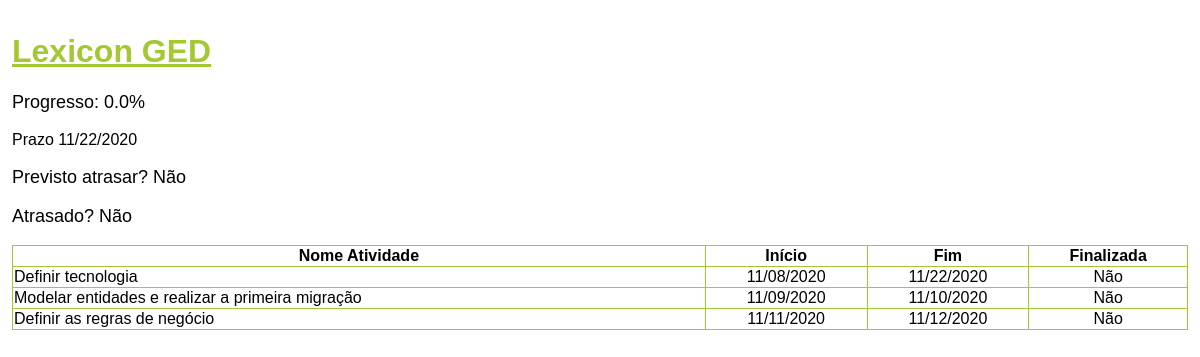
The app's page /projetos/2/ with its own data.
### projetos/models.py (models this page shows, shortened)
class Projetos(models.Model):
    nome_do_projeto = models.CharField(max_length=200)
    data_inicio = models.DateTimeField('Iniciado')
    data_fim = models.DateTimeField('Finalizado')
    class Meta:
        verbose_name_plural = "Projetos"

class Atividades(models.Model):
    id_projeto = models.ForeignKey(Projetos, on_delete=models.CASCADE)
    nome_atividade = models.CharField(max_length=200)
    data_inicio = models.DateTimeField('Iniciar')
    data_fim = models.DateTimeField('Finalizar')
    finalizada = models.BooleanField()
    class Meta:
        verbose_name_plural = "Atividades"

### projetos/views.py (the view)
# urls.py: path('<int:projetos_id>/', views.detail, name='detail'),
def detail(request, projetos_id):
    projeto = get_object_or_404(Projetos, pk=projetos_id)
    lista_atividades = projeto.atividades_set.all()
    quantidade_atividades = lista_atividades.count()
    atividades_finalizadas = projeto.atividades_set.filter(finalizada = True)
    quantidade_finalizadas = atividades_finalizadas.count()
    progresso = round(quantidade_finalizadas * 100 / quantidade_atividades, 2)
    list_atividade_maior_prazo = projeto.atividades_set.order_by('-data_fim')[:1]
    atividade_maior_prazo = list_atividade_maior_prazo.first()
    previsao_atrazo = atividade_maior_prazo.data_fim > projeto.data_fim
    atrasado = quantidade_atividades > quantidade_finalizadas and atividade_maior_prazo.data_fim < timezone.now()
    context = {
        'lista_atividades': lista_atividades,
        'quantidade_finalizadas': quantidade_finalizadas,
        'progresso': progresso,
        'projeto': projeto,
        'previsao_atrazo': previsao_atrazo,
        'atrasado': atrasado,
        'quantidade_atividades': quantidade_atividades,
        'atividade_maior_prazo_data_fim': atividade_maior_prazo.data_fim,
        'agora': timezone.now(),
        'quantidade_atividades_andamento': quantidade_atividades - quantidade_finalizadas,
    }
    return render(request, 'projetos/detail.html', context)

### projetos/templates/projetos/detail.html (shortened to what this page needs)
<!DOCTYPE html>
<html>
    <head>
        {% load static %}
        <link rel="stylesheet" type="text/css" href="{% static 'projetos/style.css' %}">
    </head>
    <body>
        <h1><a href="/projetos/">{{ projeto.nome_do_projeto }}</a></h1>
        <p>Progresso: {{ progresso }}%</p>
        <div>Prazo {{ atividade_maior_prazo_data_fim|date:"SHORT_DATE_FORMAT" }}</div>
        {% if previsao_atrazo %}<p>Previsto atrasar? Sim</p>{% else %}<p>Previsto atrasar? Não</p>{% endif %}
        {% if atrasado %}<p>Atrasado? Sim. O prazo é {{ atividade_maior_prazo_data_fim|date:"SHORT_DATE_FORMAT" }} e ainda há {{ quantidade_atividades_andamento }} atividade(s) em andamento </p>{% else %}<p>Atrasado? Não</p>{% endif %}
        {% if lista_atividades %}
        <table border="1" width="100%">
            <tr>
                <th>Nome Atividade</th>
                <th>Início</th>
                <th>Fim</th>
                <th>Finalizada</th>
            </tr>
            {% for atividade in lista_atividades %}
            <tr>
                <td>{{ atividade.nome_atividade }}</td>
                <td class="tdcentralizada">{{ atividade.data_inicio|date:"SHORT_DATE_FORMAT" }}</td>
                <td class="tdcentralizada">{{ atividade.data_fim|date:"SHORT_DATE_FORMAT" }}</td>
                {% if atividade.finalizada %}
                <td class="tdcentralizada">Sim</td>
                {% else %}
                <td class="tdcentralizada">Não</td>
                {% endif %}
            </tr>
            {% endfor %}
        </table>
        {% else %}
        <p>Nao ha atividades.</p>
        {% endif %}
    </body>
</html>

### projetos/static/projetos/style.css (style rules this page uses)
html, body, form { height: 100%; margin: 3px; padding: 3px; overflow: hidden; font-family: Arial, Helvetica, sans-serif }
h1, a { color: #A3C932; font-size: xx-large; }
p { font-size: large; }
table { border: #A3C932; border-collapse: collapse; }
.tdcentralizada { text-align: center; }

### records on screen
Projetos: nome_do_projeto "Lexicon GED"
Atividades: data_fim "11/22/2020", nome_atividade "Definir tecnologia", data_inicio "11/08/2020", finalizada "Não"
Atividades: nome_atividade "Modelar entidades e realizar a primeira migração", data_inicio "11/09/2020", data_fim "11/10/2020", finalizada "Não"
Atividades: nome_atividade "Definir as regras de negócio", data_inicio "11/11/2020", data_fim "11/12/2020", finalizada "Não"

### other values on screen
{{ progresso }} "0.0"
